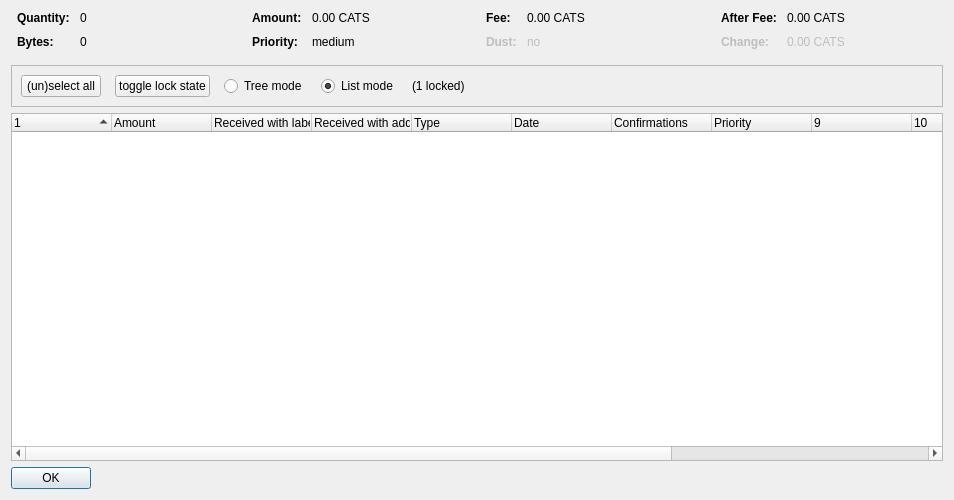
<?xml version="1.0" encoding="UTF-8"?>
<ui version="4.0">
 <class>CoinControlDialog</class>
 <widget class="QDialog" name="CoinControlDialog">
  <property name="geometry">
   <rect>
    <x>0</x>
    <y>0</y>
    <width>954</width>
    <height>500</height>
   </rect>
  </property>
  <property name="windowTitle">
   <string>Coin Selection</string>
  </property>
  <layout class="QVBoxLayout" name="verticalLayout">
   <item>
    <layout class="QHBoxLayout" name="horizontalLayoutTop" stretch="0,0,0,0">
     <property name="topMargin">
      <number>0</number>
     </property>
     <property name="bottomMargin">
      <number>10</number>
     </property>
     <item>
      <layout class="QFormLayout" name="formLayoutCoinControl1">
       <property name="horizontalSpacing">
        <number>10</number>
       </property>
       <property name="verticalSpacing">
        <number>10</number>
       </property>
       <property name="leftMargin">
        <number>6</number>
       </property>
       <property name="rightMargin">
        <number>6</number>
       </property>
       <item row="0" column="0">
        <widget class="QLabel" name="labelCoinControlQuantityText">
         <property name="font">
          <font>
           <weight>75</weight>
           <bold>true</bold>
          </font>
         </property>
         <property name="text">
          <string>Quantity:</string>
         </property>
        </widget>
       </item>
       <item row="0" column="1">
        <widget class="QLabel" name="labelCoinControlQuantity">
         <property name="cursor">
          <cursorShape>IBeamCursor</cursorShape>
         </property>
         <property name="contextMenuPolicy">
          <enum>Qt::ActionsContextMenu</enum>
         </property>
         <property name="text">
          <string notr="true">0</string>
         </property>
         <property name="textInteractionFlags">
          <set>Qt::LinksAccessibleByMouse|Qt::TextSelectableByKeyboard|Qt::TextSelectableByMouse</set>
         </property>
        </widget>
       </item>
       <item row="1" column="0">
        <widget class="QLabel" name="labelCoinControlBytesText">
         <property name="font">
          <font>
           <weight>75</weight>
           <bold>true</bold>
          </font>
         </property>
         <property name="text">
          <string>Bytes:</string>
         </property>
        </widget>
       </item>
       <item row="1" column="1">
        <widget class="QLabel" name="labelCoinControlBytes">
         <property name="cursor">
          <cursorShape>IBeamCursor</cursorShape>
         </property>
         <property name="contextMenuPolicy">
          <enum>Qt::ActionsContextMenu</enum>
         </property>
         <property name="text">
          <string notr="true">0</string>
         </property>
         <property name="textInteractionFlags">
          <set>Qt::LinksAccessibleByMouse|Qt::TextSelectableByKeyboard|Qt::TextSelectableByMouse</set>
         </property>
        </widget>
       </item>
      </layout>
     </item>
     <item>
      <layout class="QFormLayout" name="formLayoutCoinControl2">
       <property name="horizontalSpacing">
        <number>10</number>
       </property>
       <property name="verticalSpacing">
        <number>10</number>
       </property>
       <property name="leftMargin">
        <number>6</number>
       </property>
       <property name="rightMargin">
        <number>6</number>
       </property>
       <item row="0" column="0">
        <widget class="QLabel" name="labelCoinControlAmountText">
         <property name="font">
          <font>
           <weight>75</weight>
           <bold>true</bold>
          </font>
         </property>
         <property name="text">
          <string>Amount:</string>
         </property>
        </widget>
       </item>
       <item row="0" column="1">
        <widget class="QLabel" name="labelCoinControlAmount">
         <property name="cursor">
          <cursorShape>IBeamCursor</cursorShape>
         </property>
         <property name="contextMenuPolicy">
          <enum>Qt::ActionsContextMenu</enum>
         </property>
         <property name="text">
          <string notr="true">0.00 CATS</string>
         </property>
         <property name="textInteractionFlags">
          <set>Qt::LinksAccessibleByMouse|Qt::TextSelectableByKeyboard|Qt::TextSelectableByMouse</set>
         </property>
        </widget>
       </item>
       <item row="1" column="0">
        <widget class="QLabel" name="labelCoinControlPriorityText">
         <property name="font">
          <font>
           <weight>75</weight>
           <bold>true</bold>
          </font>
         </property>
         <property name="text">
          <string>Priority:</string>
         </property>
        </widget>
       </item>
       <item row="1" column="1">
        <widget class="QLabel" name="labelCoinControlPriority">
         <property name="cursor">
          <cursorShape>IBeamCursor</cursorShape>
         </property>
         <property name="contextMenuPolicy">
          <enum>Qt::ActionsContextMenu</enum>
         </property>
         <property name="text">
          <string>medium</string>
         </property>
         <property name="textInteractionFlags">
          <set>Qt::LinksAccessibleByMouse|Qt::TextSelectableByKeyboard|Qt::TextSelectableByMouse</set>
         </property>
        </widget>
       </item>
      </layout>
     </item>
     <item>
      <layout class="QFormLayout" name="formLayoutCoinControl3">
       <property name="horizontalSpacing">
        <number>10</number>
       </property>
       <property name="verticalSpacing">
        <number>10</number>
       </property>
       <property name="leftMargin">
        <number>6</number>
       </property>
       <property name="rightMargin">
        <number>6</number>
       </property>
       <item row="0" column="0">
        <widget class="QLabel" name="labelCoinControlFeeText">
         <property name="font">
          <font>
           <weight>75</weight>
           <bold>true</bold>
          </font>
         </property>
         <property name="text">
          <string>Fee:</string>
         </property>
        </widget>
       </item>
       <item row="0" column="1">
        <widget class="QLabel" name="labelCoinControlFee">
         <property name="cursor">
          <cursorShape>IBeamCursor</cursorShape>
         </property>
         <property name="contextMenuPolicy">
          <enum>Qt::ActionsContextMenu</enum>
         </property>
         <property name="text">
          <string notr="true">0.00 CATS</string>
         </property>
         <property name="textInteractionFlags">
          <set>Qt::LinksAccessibleByMouse|Qt::TextSelectableByKeyboard|Qt::TextSelectableByMouse</set>
         </property>
        </widget>
       </item>
       <item row="1" column="0">
        <widget class="QLabel" name="labelCoinControlLowOutputText">
         <property name="enabled">
          <bool>false</bool>
         </property>
         <property name="font">
          <font>
           <weight>75</weight>
           <bold>true</bold>
          </font>
         </property>
         <property name="text">
          <string>Dust:</string>
         </property>
        </widget>
       </item>
       <item row="1" column="1">
        <widget class="QLabel" name="labelCoinControlLowOutput">
         <property name="enabled">
          <bool>false</bool>
         </property>
         <property name="cursor">
          <cursorShape>IBeamCursor</cursorShape>
         </property>
         <property name="contextMenuPolicy">
          <enum>Qt::ActionsContextMenu</enum>
         </property>
         <property name="text">
          <string>no</string>
         </property>
         <property name="textInteractionFlags">
          <set>Qt::LinksAccessibleByMouse|Qt::TextSelectableByKeyboard|Qt::TextSelectableByMouse</set>
         </property>
        </widget>
       </item>
      </layout>
     </item>
     <item>
      <layout class="QFormLayout" name="formLayoutCoinControl4">
       <property name="horizontalSpacing">
        <number>10</number>
       </property>
       <property name="verticalSpacing">
        <number>10</number>
       </property>
       <property name="leftMargin">
        <number>6</number>
       </property>
       <property name="rightMargin">
        <number>6</number>
       </property>
       <item row="0" column="0">
        <widget class="QLabel" name="labelCoinControlAfterFeeText">
         <property name="font">
          <font>
           <weight>75</weight>
           <bold>true</bold>
          </font>
         </property>
         <property name="text">
          <string>After Fee:</string>
         </property>
        </widget>
       </item>
       <item row="0" column="1">
        <widget class="QLabel" name="labelCoinControlAfterFee">
         <property name="cursor">
          <cursorShape>IBeamCursor</cursorShape>
         </property>
         <property name="contextMenuPolicy">
          <enum>Qt::ActionsContextMenu</enum>
         </property>
         <property name="text">
          <string notr="true">0.00 CATS</string>
         </property>
         <property name="textInteractionFlags">
          <set>Qt::LinksAccessibleByMouse|Qt::TextSelectableByKeyboard|Qt::TextSelectableByMouse</set>
         </property>
        </widget>
       </item>
       <item row="1" column="0">
        <widget class="QLabel" name="labelCoinControlChangeText">
         <property name="enabled">
          <bool>false</bool>
         </property>
         <property name="font">
          <font>
           <weight>75</weight>
           <bold>true</bold>
          </font>
         </property>
         <property name="text">
          <string>Change:</string>
         </property>
        </widget>
       </item>
       <item row="1" column="1">
        <widget class="QLabel" name="labelCoinControlChange">
         <property name="enabled">
          <bool>false</bool>
         </property>
         <property name="cursor">
          <cursorShape>IBeamCursor</cursorShape>
         </property>
         <property name="contextMenuPolicy">
          <enum>Qt::ActionsContextMenu</enum>
         </property>
         <property name="text">
          <string notr="true">0.00 CATS</string>
         </property>
         <property name="textInteractionFlags">
          <set>Qt::LinksAccessibleByMouse|Qt::TextSelectableByKeyboard|Qt::TextSelectableByMouse</set>
         </property>
        </widget>
       </item>
      </layout>
     </item>
    </layout>
   </item>
   <item>
    <widget class="QFrame" name="frame">
     <property name="minimumSize">
      <size>
       <width>0</width>
       <height>40</height>
      </size>
     </property>
     <property name="frameShape">
      <enum>QFrame::StyledPanel</enum>
     </property>
     <property name="frameShadow">
      <enum>QFrame::Sunken</enum>
     </property>
     <layout class="QHBoxLayout" name="horizontalLayout">
      <item>
       <layout class="QHBoxLayout" name="horizontalLayoutPanel" stretch="0,0,0,0,0,0">
        <property name="spacing">
         <number>14</number>
        </property>
        <item>
         <widget class="QPushButton" name="pushButtonSelectAll">
          <property name="sizePolicy">
           <sizepolicy hsizetype="Maximum" vsizetype="Fixed">
            <horstretch>0</horstretch>
            <verstretch>0</verstretch>
           </sizepolicy>
          </property>
          <property name="text">
           <string>(un)select all</string>
          </property>
          <property name="autoDefault">
           <bool>false</bool>
          </property>
         </widget>
        </item>
        <item>
         <widget class="QPushButton" name="pushButtonToggleLock">
          <property name="sizePolicy">
           <sizepolicy hsizetype="Maximum" vsizetype="Fixed">
            <horstretch>0</horstretch>
            <verstretch>0</verstretch>
           </sizepolicy>
          </property>
          <property name="text">
           <string>toggle lock state</string>
          </property>
          <property name="autoDefault">
           <bool>false</bool>
          </property>
         </widget>
        </item>
        <item>
         <widget class="QRadioButton" name="radioTreeMode">
          <property name="sizePolicy">
           <sizepolicy hsizetype="Maximum" vsizetype="Fixed">
            <horstretch>0</horstretch>
            <verstretch>0</verstretch>
           </sizepolicy>
          </property>
          <property name="text">
           <string>Tree mode</string>
          </property>
         </widget>
        </item>
        <item>
         <widget class="QRadioButton" name="radioListMode">
          <property name="sizePolicy">
           <sizepolicy hsizetype="Maximum" vsizetype="Fixed">
            <horstretch>0</horstretch>
            <verstretch>0</verstretch>
           </sizepolicy>
          </property>
          <property name="text">
           <string>List mode</string>
          </property>
          <property name="checked">
           <bool>true</bool>
          </property>
         </widget>
        </item>
        <item>
         <widget class="QLabel" name="labelLocked">
          <property name="text">
           <string>(1 locked)</string>
          </property>
         </widget>
        </item>
        <item>
         <spacer name="horizontalSpacer">
          <property name="orientation">
           <enum>Qt::Horizontal</enum>
          </property>
          <property name="sizeHint" stdset="0">
           <size>
            <width>40</width>
            <height>20</height>
           </size>
          </property>
         </spacer>
        </item>
       </layout>
      </item>
     </layout>
    </widget>
   </item>
   <item>
    <widget class="CoinControlTreeWidget" name="treeWidget">
     <property name="contextMenuPolicy">
      <enum>Qt::CustomContextMenu</enum>
     </property>
     <property name="sortingEnabled">
      <bool>false</bool>
     </property>
     <property name="columnCount">
      <number>13</number>
     </property>
     <attribute name="headerShowSortIndicator" stdset="0">
      <bool>true</bool>
     </attribute>
     <attribute name="headerStretchLastSection">
      <bool>false</bool>
     </attribute>
     <column>
      <property name="text">
       <string/>
      </property>
     </column>
     <column>
      <property name="text">
       <string>Amount</string>
      </property>
     </column>
     <column>
      <property name="text">
       <string>Received with label</string>
      </property>
     </column>
     <column>
      <property name="text">
       <string>Received with address</string>
      </property>
     </column>
     <column>
      <property name="text">
	<string>Type</string>
      </property>
     </column>
     <column>
      <property name="text">	 
       <string>Date</string>
      </property>
     </column>
     <column>
      <property name="text">
       <string>Confirmations</string>
      </property>
      <property name="toolTip">
       <string>Confirmed</string>
      </property>
     </column>
     <column>
      <property name="text">
       <string>Priority</string>
      </property>
     </column>
     <column>
      <property name="text">
       <string/>
      </property>
     </column>
     <column>
      <property name="text">
       <string/>
      </property>
     </column>
     <column>
      <property name="text">
       <string/>
      </property>
     </column>
     <column>
      <property name="text">
       <string/>
      </property>
     </column>
     <column>
      <property name="text">
       <string/>
      </property>
     </column>
    </widget>
   </item>
   <item>
    <widget class="QDialogButtonBox" name="buttonBox">
     <property name="sizePolicy">
      <sizepolicy hsizetype="Maximum" vsizetype="Fixed">
       <horstretch>0</horstretch>
       <verstretch>0</verstretch>
      </sizepolicy>
     </property>
     <property name="orientation">
      <enum>Qt::Horizontal</enum>
     </property>
     <property name="standardButtons">
      <set>QDialogButtonBox::Ok</set>
     </property>
    </widget>
   </item>
  </layout>
 </widget>
 <customwidgets>
  <customwidget>
   <class>CoinControlTreeWidget</class>
   <extends>QTreeWidget</extends>
   <header>coincontroltreewidget.h</header>
  </customwidget>
 </customwidgets>
 <resources/>
 <connections/>
</ui>
